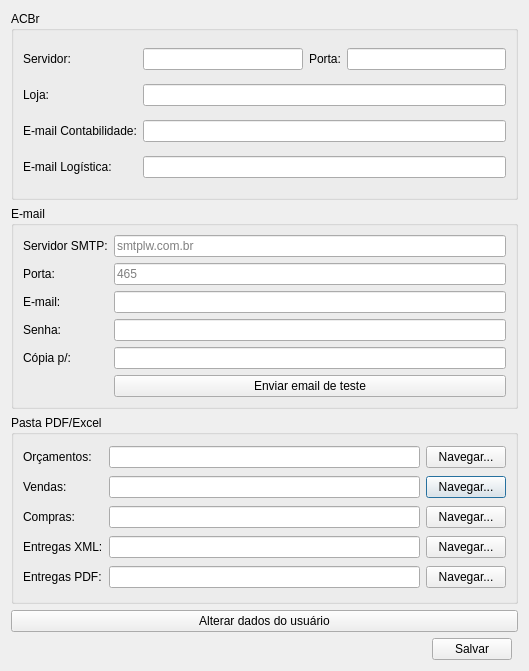
<?xml version="1.0" encoding="UTF-8"?>
<ui version="4.0">
 <class>UserConfig</class>
 <widget class="QDialog" name="UserConfig">
  <property name="geometry">
   <rect>
    <x>0</x>
    <y>0</y>
    <width>529</width>
    <height>671</height>
   </rect>
  </property>
  <property name="minimumSize">
   <size>
    <width>525</width>
    <height>0</height>
   </size>
  </property>
  <property name="windowTitle">
   <string>Configurações do usuário</string>
  </property>
  <layout class="QGridLayout" name="gridLayout">
   <item row="3" column="0" colspan="3">
    <widget class="QGroupBox" name="groupBox_3">
     <property name="title">
      <string>Pasta PDF/Excel</string>
     </property>
     <layout class="QGridLayout" name="gridLayout_4">
      <item row="1" column="1">
       <widget class="QLineEdit" name="lineEditOrcamentosFolder">
        <property name="clearButtonEnabled">
         <bool>true</bool>
        </property>
       </widget>
      </item>
      <item row="2" column="2">
       <widget class="QPushButton" name="pushButtonVendasFolder">
        <property name="text">
         <string>Navegar...</string>
        </property>
       </widget>
      </item>
      <item row="2" column="0">
       <widget class="QLabel" name="label_9">
        <property name="text">
         <string>Vendas:</string>
        </property>
       </widget>
      </item>
      <item row="1" column="0">
       <widget class="QLabel" name="label_8">
        <property name="text">
         <string>Orçamentos:</string>
        </property>
       </widget>
      </item>
      <item row="1" column="2">
       <widget class="QPushButton" name="pushButtonOrcamentosFolder">
        <property name="text">
         <string>Navegar...</string>
        </property>
       </widget>
      </item>
      <item row="2" column="1">
       <widget class="QLineEdit" name="lineEditVendasFolder">
        <property name="clearButtonEnabled">
         <bool>true</bool>
        </property>
       </widget>
      </item>
      <item row="3" column="0">
       <widget class="QLabel" name="labelCompras">
        <property name="text">
         <string>Compras:</string>
        </property>
       </widget>
      </item>
      <item row="3" column="1">
       <widget class="QLineEdit" name="lineEditComprasFolder">
        <property name="clearButtonEnabled">
         <bool>true</bool>
        </property>
       </widget>
      </item>
      <item row="3" column="2">
       <widget class="QPushButton" name="pushButtonComprasFolder">
        <property name="text">
         <string>Navegar...</string>
        </property>
       </widget>
      </item>
      <item row="4" column="0">
       <widget class="QLabel" name="labelEntregas">
        <property name="text">
         <string>Entregas XML:</string>
        </property>
       </widget>
      </item>
      <item row="4" column="1">
       <widget class="QLineEdit" name="lineEditEntregasXmlFolder">
        <property name="clearButtonEnabled">
         <bool>true</bool>
        </property>
       </widget>
      </item>
      <item row="4" column="2">
       <widget class="QPushButton" name="pushButtonEntregasXmlFolder">
        <property name="text">
         <string>Navegar...</string>
        </property>
       </widget>
      </item>
      <item row="5" column="0">
       <widget class="QLabel" name="labelEntregas_2">
        <property name="text">
         <string>Entregas PDF:</string>
        </property>
       </widget>
      </item>
      <item row="5" column="1">
       <widget class="QLineEdit" name="lineEditEntregasPdfFolder">
        <property name="clearButtonEnabled">
         <bool>true</bool>
        </property>
       </widget>
      </item>
      <item row="5" column="2">
       <widget class="QPushButton" name="pushButtonEntregasPdfFolder">
        <property name="text">
         <string>Navegar...</string>
        </property>
       </widget>
      </item>
     </layout>
    </widget>
   </item>
   <item row="4" column="0" colspan="3">
    <widget class="QPushButton" name="pushButtonAlterarDados">
     <property name="text">
      <string>Alterar dados do usuário</string>
     </property>
    </widget>
   </item>
   <item row="5" column="0">
    <spacer name="horizontalSpacer">
     <property name="orientation">
      <enum>Qt::Horizontal</enum>
     </property>
     <property name="sizeHint" stdset="0">
      <size>
       <width>40</width>
       <height>20</height>
      </size>
     </property>
    </spacer>
   </item>
   <item row="0" column="0" colspan="3">
    <widget class="QGroupBox" name="groupBoxAcbr">
     <property name="title">
      <string>ACBr</string>
     </property>
     <layout class="QGridLayout" name="gridLayout_2">
      <item row="4" column="0">
       <widget class="QLabel" name="label_12">
        <property name="text">
         <string>E-mail Contabilidade:</string>
        </property>
       </widget>
      </item>
      <item row="5" column="0">
       <widget class="QLabel" name="label_13">
        <property name="text">
         <string>E-mail Logística:</string>
        </property>
       </widget>
      </item>
      <item row="3" column="0">
       <widget class="QLabel" name="label_11">
        <property name="text">
         <string>Loja:</string>
        </property>
       </widget>
      </item>
      <item row="0" column="0">
       <widget class="QLabel" name="label_14">
        <property name="text">
         <string>Servidor:</string>
        </property>
       </widget>
      </item>
      <item row="0" column="1">
       <widget class="QLineEdit" name="lineEditACBrServidor">
        <property name="clearButtonEnabled">
         <bool>true</bool>
        </property>
       </widget>
      </item>
      <item row="0" column="2">
       <widget class="QLabel" name="label_15">
        <property name="text">
         <string>Porta:</string>
        </property>
       </widget>
      </item>
      <item row="0" column="3">
       <widget class="QLineEdit" name="lineEditACBrPorta">
        <property name="clearButtonEnabled">
         <bool>true</bool>
        </property>
       </widget>
      </item>
      <item row="3" column="1" colspan="3">
       <widget class="ItemBox" name="itemBoxLoja"/>
      </item>
      <item row="4" column="1" colspan="3">
       <widget class="QLineEdit" name="lineEditEmailContabilidade">
        <property name="clearButtonEnabled">
         <bool>true</bool>
        </property>
       </widget>
      </item>
      <item row="5" column="1" colspan="3">
       <widget class="QLineEdit" name="lineEditEmailLogistica">
        <property name="clearButtonEnabled">
         <bool>true</bool>
        </property>
       </widget>
      </item>
     </layout>
    </widget>
   </item>
   <item row="1" column="0" colspan="3">
    <widget class="QGroupBox" name="groupBoxEmail">
     <property name="title">
      <string>E-mail</string>
     </property>
     <layout class="QGridLayout" name="gridLayout_3">
      <item row="7" column="1">
       <widget class="QLineEdit" name="lineEditEmailSenha">
        <property name="echoMode">
         <enum>QLineEdit::Password</enum>
        </property>
        <property name="clearButtonEnabled">
         <bool>true</bool>
        </property>
       </widget>
      </item>
      <item row="8" column="0">
       <widget class="QLabel" name="label_10">
        <property name="text">
         <string>Cópia p/:</string>
        </property>
       </widget>
      </item>
      <item row="3" column="1">
       <widget class="QLineEdit" name="lineEditPortaSMTP">
        <property name="placeholderText">
         <string>465</string>
        </property>
        <property name="clearButtonEnabled">
         <bool>true</bool>
        </property>
       </widget>
      </item>
      <item row="5" column="0">
       <widget class="QLabel" name="label_6">
        <property name="text">
         <string>E-mail:</string>
        </property>
       </widget>
      </item>
      <item row="7" column="0">
       <widget class="QLabel" name="label_7">
        <property name="text">
         <string>Senha:</string>
        </property>
       </widget>
      </item>
      <item row="1" column="0">
       <widget class="QLabel" name="label_4">
        <property name="text">
         <string>Servidor SMTP:</string>
        </property>
       </widget>
      </item>
      <item row="3" column="0">
       <widget class="QLabel" name="label_5">
        <property name="text">
         <string>Porta:</string>
        </property>
       </widget>
      </item>
      <item row="1" column="1">
       <widget class="QLineEdit" name="lineEditServidorSMTP">
        <property name="placeholderText">
         <string>smtplw.com.br</string>
        </property>
        <property name="clearButtonEnabled">
         <bool>true</bool>
        </property>
       </widget>
      </item>
      <item row="5" column="1">
       <widget class="QLineEdit" name="lineEditEmail">
        <property name="clearButtonEnabled">
         <bool>true</bool>
        </property>
       </widget>
      </item>
      <item row="8" column="1">
       <widget class="QLineEdit" name="lineEditEmailCopia">
        <property name="clearButtonEnabled">
         <bool>true</bool>
        </property>
       </widget>
      </item>
      <item row="9" column="1">
       <widget class="QPushButton" name="pushButtonEmailTeste">
        <property name="enabled">
         <bool>true</bool>
        </property>
        <property name="text">
         <string>Enviar email de teste</string>
        </property>
       </widget>
      </item>
     </layout>
    </widget>
   </item>
   <item row="5" column="1">
    <widget class="QPushButton" name="pushButtonSalvar">
     <property name="text">
      <string>Salvar</string>
     </property>
    </widget>
   </item>
  </layout>
 </widget>
 <customwidgets>
  <customwidget>
   <class>ItemBox</class>
   <extends>QLineEdit</extends>
   <header>src/itembox.h</header>
  </customwidget>
 </customwidgets>
 <tabstops>
  <tabstop>lineEditServidorSMTP</tabstop>
  <tabstop>lineEditPortaSMTP</tabstop>
  <tabstop>lineEditEmail</tabstop>
  <tabstop>lineEditEmailSenha</tabstop>
  <tabstop>lineEditEmailCopia</tabstop>
  <tabstop>lineEditOrcamentosFolder</tabstop>
  <tabstop>pushButtonOrcamentosFolder</tabstop>
  <tabstop>lineEditVendasFolder</tabstop>
  <tabstop>pushButtonVendasFolder</tabstop>
  <tabstop>pushButtonAlterarDados</tabstop>
  <tabstop>pushButtonSalvar</tabstop>
 </tabstops>
 <resources/>
 <connections/>
</ui>
